Frame 1 (no input): blank canvas, image omitted
Frame 60 (the mouse pressed at the canvas centre just before this capture): blank canvas, image omitted
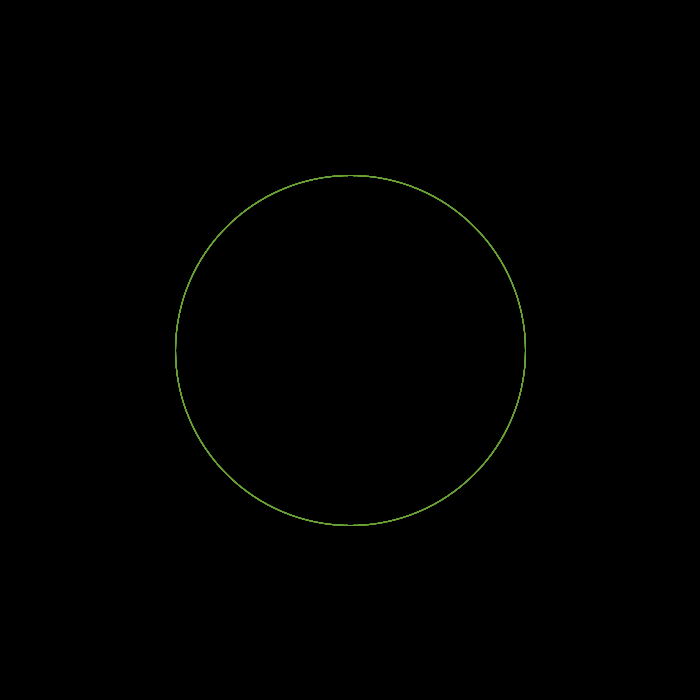
Frame 120 (the mouse held since frame 60 and released just before this capture)

The Processing sketch whose frames 1 and 60 were blank and that drew this single picture after the mouse press (run headless with seeded random() and noise(); from frame 60 on, the mouse is pressed at the canvas centre):

// Processing sketch: processing_141834
// ── processing_141834.pde

void setup()
{
  size(700, 700);
  stroke(105,random(100, 200),54,45);
  background(0);
  noFill();
  smooth();
}
void draw()
{
  ellipse(350,350,mouseX,mouseY);
}
